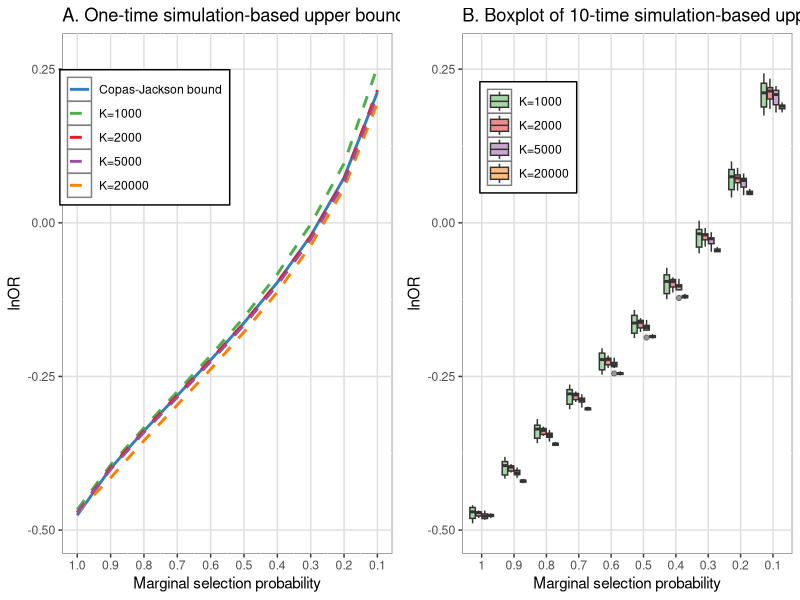
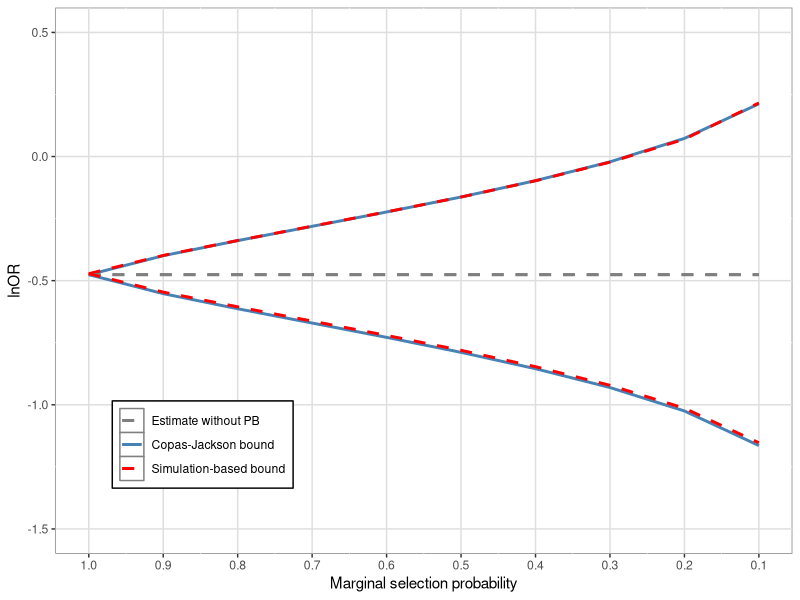

The R script that drew these images, in order:
##
## EXAMPLE 1
##

library(kableExtra)
library(ggplot2)
library(gridExtra)
library(tidyr)
library(metafor)

## NEED TO SET LOCAL PATH-------------------------------------------------------
# setwd()

## DATA PREPROCESS
example1 <- read.csv("eg1-data.csv")
example1$si2 <- (1/example1$precision)^2

## RANDOM-EFFECTS META-ANALYSIS WITHOUT CONSIDERING PUBLICATION BIAS (PB)
ma1 <- rma.uni(yi = y, vi = si2, data = example1, method = "ML")

## PRINT RESULTS WITHOUT PB
sprintf("mu (SE; 95.CI) = %.3f (%.3f; %.3f to %.3f); tau2 (SE) = %.3f (%.3f)", 
        ma1$b, ma1$se, ma1$ci.lb, ma1$ci.ub, ma1$tau2, ma1$se.tau2)

## CALCULATE ANALYTICAL COPAS-JACKSON BOUND (tau=0)
p <- seq(1, 0.1, -0.1)
u <- qnorm(p)
b.CJ.max <- with(example1, {1/p*dnorm(u)*sum(precision)/sum(precision^2)})
b.CJ.min <- with(example1, -{1/p*dnorm(u)*sum(precision)/sum(precision^2)})
names(b.CJ.max) <- sprintf("p=%.2f", p)
names(b.CJ.min) <- sprintf("p=%.2f", p)

## COPAS-JACKSONG BOUNG OF PB
## MAX BIAS FOR THE UPPER BOUND
b.CJ.max
## MIN BIAS FOR THE LOWER BOUND
b.CJ.min

## ANALYTICAL COPAS-JACKSON BOUND (tau=0) 95%CI BASED ON SE WITHOUT PB
b.CJ.ub <- b.CJ.max+qnorm(0.975)*as.vector(ma1$se)
b.CJ.lb <- b.CJ.min-qnorm(0.975)*as.vector(ma1$se)

## CONFIDENCE LOWER AND UPPER BANDS
rbind(b.CJ.ub, b.CJ.lb)

## IMPORT THE MC BOUND; NEED RESULTS FROM SAS**!!-------------------------------
b.MC.result <- read.csv("SAS/result1-K2000-R1.csv")
##

## GENERATE PLOTS AND TABLES----------------------------------------------------
## 
## 
df <- b.MC.result[,c(1,2,3,7)]
df$theta <- rep(ma1$b,10)
df$theta.lb <- rep(ma1$ci.lb,10)
df$theta.ub <- rep(ma1$ci.ub,10)

df$MC.ub <- as.vector(ma1$b)+df$maxb
df$MC.lb <- as.vector(ma1$b)+df$minb
# df$MC.cub <- as.vector(ma1$b)+df$maxb+qnorm(0.975)*as.vector(ma1$se)
# df$MC.clb <- as.vector(ma1$b)+df$minb-qnorm(0.975)*as.vector(ma1$se)

df$CJ.ub <- as.vector(ma1$b)+b.CJ.max
df$CJ.lb <- as.vector(ma1$b)+b.CJ.min
# df$CJ.cub <- as.vector(ma1$b)+b.CJ.ub
# df$CJ.clb <- as.vector(ma1$b)+b.CJ.lb


## PLOT S1 ----
## 
lgd2 <- c("Estimate without PB",
         "Copas-Jackson bound",
         "Simulation-based bound")
dfb <- data.frame(
  p = rep(df$p, 3),
  est1 = c(df$theta, df$CJ.ub, df$MC.ub),
  est2 = c(df$theta, df$CJ.lb, df$MC.lb),
  grp = rep(lgd2, each=10)
)
dfl <- data.frame(
  p = rep(df$p, 2),
  est = c(df$CJ.lb, df$MC.lb),
  grp = rep(lgd2[-1], each=10)
)
p2 <- ggplot(
  dfb, aes(x = p, y = est1, group = grp, color = grp, linetype=grp)) +
  geom_line(size=1) +
  geom_line(aes(x = p, y = est2, group = grp, color = grp, linetype=grp), size=1)+
  scale_y_continuous(limits = c(-1.5,0.5), name = "lnOR") +
  scale_x_reverse(n.breaks = 10, name="Marginal selection probability") + 
  theme(panel.background = element_rect(fill = "white", colour = "grey50"),
        panel.grid.major = element_line(colour = "grey87"),
        legend.key = element_rect (fill = "white"),
        legend.position = c(0.2, 0.2), 
        legend.background = element_rect(fill = "white", color = "black"),
        legend.title = element_blank())+
  scale_colour_manual("",
                      breaks = lgd2,
                      values = c("grey50","steelblue","red","steelblue","red"))+
  scale_linetype_manual("",
                        breaks = lgd2,
                        values = c(2,1,2,2,3))

ggsave(filename = "fig-tab/eg1-bothbounds.eps", plot = p2, device = cairo_ps, width = 8, height = 8)

## TABLE 2: UPPER AND LOWER BOUNDS ----
## 
tab1 <- cbind.data.frame(
  p = p,
  m = round(nrow(example1)*(1/p-1)),
  sprintf("%.3f", df$MC.lb),
  sprintf("%.3f", df$MC.ub),
  sprintf("%.3f", df$CJ.lb),
  sprintf("%.3f", df$CJ.ub))
colnames(tab1) <- c("$p$", "$M$","Lower bound", "Upper bound", "Lower bound", "Upper bound")

kbl(tab1, 
    format = "latex",
    longtable = F, 
    booktabs = T, 
    linesep = "",
    digits = 3,
    align = "r",
    escape = FALSE,
    caption = "Example 1: worst-case bounds of the lnOR.",
    label = "tab1",
    position = "h",
    row.names = NA) %>%
  add_header_above(c("","", "Simulation-based bounds"=2, "Copas-Jackson bounds"=2), escape = FALSE)%>% 
  footnote(general = "
           $M$ indicates the number of unpublished studies.", 
           escape = FALSE, threeparttable = T,  general_title = "")



## PLOT 3A: COMPARISON OF SETTING DIFFERENT K (UPPER BOUNDS, ONE TIME) ----
##
b.MC.result1 <- read.csv("SAS/result1-K1000-R1.csv")
b.MC.result2 <- read.csv("SAS/result1-K2000-R1.csv")
b.MC.result3 <- read.csv("SAS/result1-K5000-R1.csv")
b.MC.result4 <- read.csv("SAS/result1-K20000-R1.csv")

ldg3 <- c("Copas-Jackson bound","K=1000","K=2000","K=5000","K=20000")
dfk <- data.frame(
  p = rep(df$p,5),
  est = c(df$CJ.ub, as.vector(ma1$b)+c(b.MC.result1$maxb,b.MC.result2$maxb,b.MC.result3$maxb,b.MC.result4$maxb)),
  grp = rep(ldg3,each = 10)
)

p3a <- ggplot(
  dfk, aes(x = p, y = est, group = grp, color = grp, linetype=grp)) +
  geom_line(size=1) +
  scale_y_continuous(limits = c(-0.5,0.27), name = "lnOR") +
  scale_x_reverse(n.breaks = 10, name="Marginal selection probability") + 
  theme(panel.background = element_rect(fill = "white", colour = "grey50"),
        panel.grid.major = element_line(colour = "grey87"),
        legend.key = element_rect (fill = "white"),
        legend.position = c(0.25, 0.8), 
        legend.background = element_rect(fill = "white", color = "black"),
        legend.title = element_blank())+
  scale_colour_manual("",
                      breaks = ldg3,
                      values = c("#377eb8","#4daf4a","#e41a1c","#984ea3","#ff7f00"))+
  scale_linetype_manual("",
                        breaks = ldg3,
                        values = c(1,2,2,2,2))+
  ggtitle("A. One-time simulation-based upper bounds")

## TABLE 3A: COMPARISON OF SETTING DIFFERENT K (UPPER BOUNDS, ONE TIME) ----
##

tab21 <- dfk %>% spread(key = grp, value = est)

kbl(tab21[order(tab21$p, decreasing = T),], 
    format = "latex",
    longtable = F, 
    booktabs = T, 
    linesep = "",
    digits = 3,
    align = "r",
    escape = FALSE,
    caption = "Example 1: the upper bounds of the lnOR by the simulation-based given different $K$.",
    label = "tab1",
    row.names = NA) %>%
  add_header_above(c("", "Simulation-based upper bounds"=4, ""), escape = FALSE)  

## PLOT 3B: COMPARISON OF SETTING DIFFERENT K AND 10 SAMPLES ----------------------
##

b.MC.rep1 <- read.csv("SAS/result1-K1000-R10.csv")
b.MC.rep2 <- read.csv("SAS/result1-K2000-R10.csv")
b.MC.rep3 <- read.csv("SAS/result1-K5000-R10.csv")
b.MC.rep4 <- read.csv("SAS/result1-K20000-R10.csv")

lgd4 <- c("K=1000","K=2000","K=5000","K=20000") 
bpdf0 <- rbind(b.MC.rep1,b.MC.rep2,b.MC.rep3,b.MC.rep4)
bpdf <- data.frame(
  pp = as.factor(c(bpdf0$p)),
  est = bpdf0$maxb+as.vector(ma1$b),
  grp = rep(lgd4,each=100)
  ) 
bpdf$grp2 <- factor(bpdf$grp, levels = lgd4, ordered = TRUE)
p3b <- ggplot(bpdf, aes(x=pp, y=est, fill=grp2)) + 
  geom_boxplot(alpha = 0.5)+
  scale_x_discrete(limits = rev(levels(bpdf$pp)),name="Marginal selection probability") +
  scale_y_continuous(limits = c(-0.5,0.27), name = "lnOR") +
  theme(panel.background = element_rect(fill = "white", colour = "grey50"),
        panel.grid.major = element_line(colour = "grey87"),
        legend.key = element_rect (fill = "white"),
        legend.position = c(0.2, 0.8), legend.background = element_rect(fill = "white", color = "black"),
        legend.title = element_blank())+
  scale_fill_manual("",
                      breaks = lgd4,
                      values = c("#4daf4a","#e41a1c","#984ea3","#ff7f00")) +
  ggtitle("B. Boxplot of 10-time simulation-based upper bounds")

p3 <- grid.arrange(p3a, p3b, ncol=2)
ggsave(filename = "fig-tab/eg1-k.eps", plot = p3, device = cairo_ps, width = 12, height = 6)
